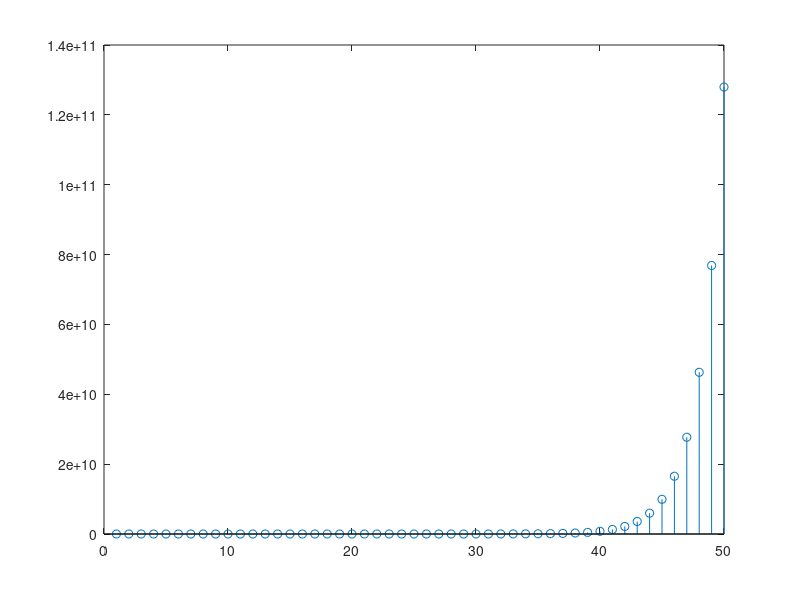
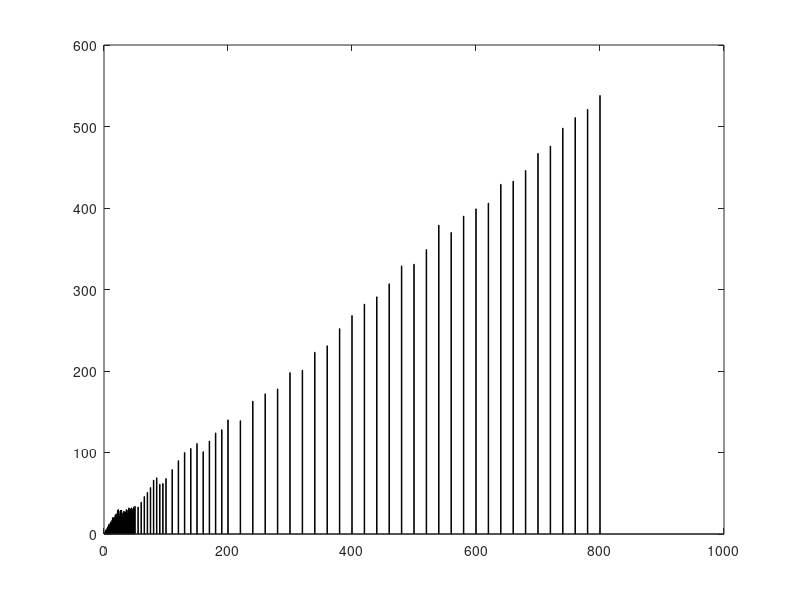

MATLAB code to generate these figures, in order:
clear;clc;
DATA = load("SolucaoProf1hour.txt");
ForE2If= load("SolProfOtimizadaForE2If.txt");

n = DATA(:,1); % selecionar dos dados do .txt a primeira coluna com os valores de n
count = DATA(:,3); % selecionar dos dados do .txt a terceira coluna com os valores de n

figure(1)
stem(n,count);


%% construir o grafico para a 2ª melhoria: FOR mais 2 IF
n_F2if = ForE2If(:,1);
count_F2if = ForE2If(:,3);

figure(2)
bar(n_F2if,count_F2if);